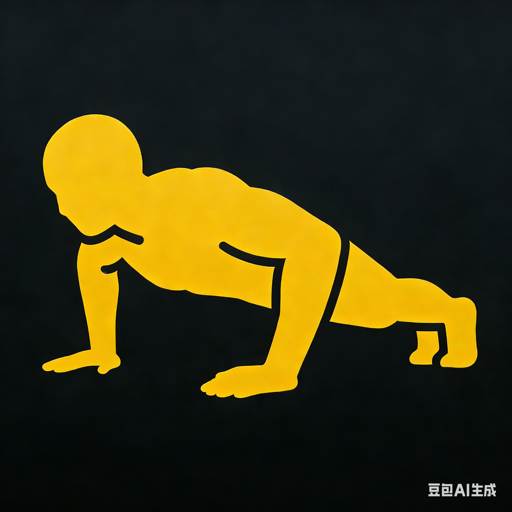
#> input picture Gym_App/Gym_App/Resources/logo.png, 512 x 512 px, found by its file name
$ python shrink_icon.py
#> lines starting #> are read from the running program, lines starting #| are printed output that depends on the picture
from PIL import Image

# Load the current logo
logo = Image.open('Gym_App/Resources/drawable/logo.png').convert('RGBA')
size = logo.size[0]
#> size = 512

# Create new image with same size
new_img = Image.new('RGBA', (size, size), (0, 0, 0, 0))
#> new_img: PIL image 512x512 RGBA; every value is 0

# Scale down the logo to 70% to fit within safe zone
scale = 0.70
new_size = int(size * scale)
#> new_size = 358
resized_logo = logo.resize((new_size, new_size), Image.Resampling.LANCZOS)

# Center it
offset = (size - new_size) // 2
#> offset = 77
new_img.paste(resized_logo, (offset, offset), resized_logo)
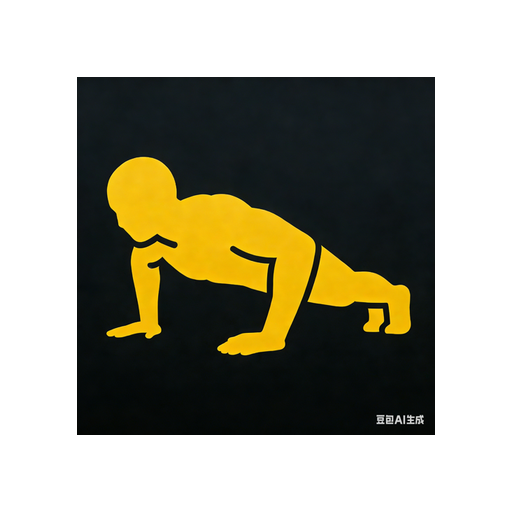
#> new_img: PIL image 512x512 RGBA; mean R, G, B, A 27.9, 25.3, 9.1, 124.7; transparent parts drawn white

new_img.save('Gym_App/Resources/drawable/logo.png', 'PNG')
print(f'Icon scaled to {int(scale*100)}% and centered')
